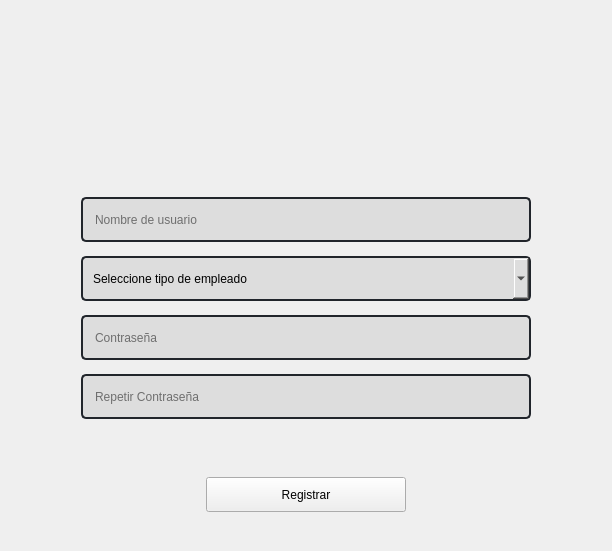
                     <widget class="QWidget" name="lytEmpleado">
                      <property name="styleSheet">
                       <string notr="true">QLineEdit {
	color: rgb(0, 0, 0);
	background-color: rgb(221, 221, 221);
	border-radius: 5px;
	border: 2px solid rgb(33, 37, 43);
	padding-left: 10px;
	selection-color: rgb(255, 255, 255);
	selection-background-color: rgb(237, 28, 40);
}
QLineEdit:hover {
	border: 2px solid rgb(64, 71, 88);
}
QLineEdit:focus {
	border: 2px solid rgb(237, 28, 40);
}

QComboBox{
	color: rgb(0, 0, 0);
	background-color: rgb(221, 221, 221);
	border-radius: 5px;
	border: 2px solid rgb(33, 37, 43);
	padding: 5px;
	padding-left: 10px;
}
QComboBox:hover{
	border: 2px solid rgb(64, 71, 88);
}
QComboBox::drop-down {
	subcontrol-origin: padding;
	subcontrol-position: top right;
	width: 25px; 
	border-left-width: 3px;
	border-left-color: rgba(39, 44, 54, 150);
	border-left-style: solid;
	border-top-right-radius: 3px;
	border-bottom-right-radius: 3px;	
	image: url(:/images/flecha-hacia-abajo.png);
	background-position: center;
	background-repeat: no-reperat;
 }
QComboBox QAbstractItemView {
	color: rgb(0, 0, 0);	
	background-color: rgb(221, 221, 221);
	padding: 10px;
	selection-background-color: rgb(39, 44, 54);
}

#pagesContainer QPushButton {
	border: 2px solid rgb(237, 28, 40);
	border-radius: 5px;	
	background-color: rgb(237, 28, 40);
	font: 12pt &quot;Montserrat&quot;;
}


#pagesContainer QPushButton:hover {
	background-color: rgb(238, 56, 67);
	border: 2px solid rgb(238, 56, 67);
}
#pagesContainer QPushButton:pressed {	
	background-color: rgb(237, 28, 40);
	border: 2px solid rgb(237, 28, 40);
}</string>
                      </property>
                      <layout class="QVBoxLayout" name="verticalLayout_41">
                       <item>
                        <layout class="QHBoxLayout" name="horizontalLayout_48">
                         <property name="topMargin">
                          <number>20</number>
                         </property>
                         <property name="bottomMargin">
                          <number>20</number>
                         </property>
                         <item>
                          <widget class="QLabel" name="lblLogoRegistro_2">
                           <property name="minimumSize">
                            <size>
                             <width>0</width>
                             <height>140</height>
                            </size>
                           </property>
                           <property name="maximumSize">
                            <size>
                             <width>400</width>
                             <height>140</height>
                            </size>
                           </property>
                           <property name="styleSheet">
                            <string notr="true">image: url(:/images/IMAGOTIPO.png);</string>
                           </property>
                           <property name="text">
                            <string/>
                           </property>
                           <property name="scaledContents">
                            <bool>false</bool>
                           </property>
                          </widget>
                         </item>
                        </layout>
                       </item>
                       <item>
                        <layout class="QVBoxLayout" name="verticalLayout_33">
                         <property name="spacing">
                          <number>0</number>
                         </property>
                         <item>
                          <layout class="QVBoxLayout" name="verticalLayout_34">
                           <property name="spacing">
                            <number>0</number>
                           </property>
                           <item>
                            <layout class="QHBoxLayout" name="horizontalLayout_30">
                             <property name="spacing">
                              <number>0</number>
                             </property>
                             <item>
                              <widget class="QLabel" name="label_25">
                               <property name="minimumSize">
                                <size>
                                 <width>70</width>
                                 <height>30</height>
                                </size>
                               </property>
                               <property name="maximumSize">
                                <size>
                                 <width>70</width>
                                 <height>30</height>
                                </size>
                               </property>
                               <property name="text">
                                <string/>
                               </property>
                               <property name="alignment">
                                <set>Qt::AlignRight|Qt::AlignTrailing|Qt::AlignVCenter</set>
                               </property>
                              </widget>
                             </item>
                             <item>
                              <widget class="QLineEdit" name="txtNombreEmpleado">
                               <property name="sizePolicy">
                                <sizepolicy hsizetype="Expanding" vsizetype="Minimum">
                                 <horstretch>0</horstretch>
                                 <verstretch>0</verstretch>
                                </sizepolicy>
                               </property>
                               <property name="minimumSize">
                                <size>
                                 <width>450</width>
                                 <height>45</height>
                                </size>
                               </property>
                               <property name="maximumSize">
                                <size>
                                 <width>450</width>
                                 <height>45</height>
                                </size>
                               </property>
                               <property name="inputMask">
                                <string/>
                               </property>
                               <property name="text">
                                <string/>
                               </property>
                               <property name="maxLength">
                                <number>100</number>
                               </property>
                               <property name="echoMode">
                                <enum>QLineEdit::Normal</enum>
                               </property>
                               <property name="dragEnabled">
                                <bool>false</bool>
                               </property>
                               <property name="placeholderText">
                                <string>Nombre de usuario</string>
                               </property>
                               <property name="cursorMoveStyle">
                                <enum>Qt::LogicalMoveStyle</enum>
                               </property>
                               <property name="clearButtonEnabled">
                                <bool>true</bool>
                               </property>
                              </widget>
                             </item>
                             <item>
                              <widget class="QLabel" name="label_26">
                               <property name="minimumSize">
                                <size>
                                 <width>70</width>
                                 <height>30</height>
                                </size>
                               </property>
                               <property name="maximumSize">
                                <size>
                                 <width>70</width>
                                 <height>30</height>
                                </size>
                               </property>
                               <property name="text">
                                <string/>
                               </property>
                              </widget>
                             </item>
                            </layout>
                           </item>
                           <item>
                            <layout class="QHBoxLayout" name="horizontalLayout_33">
                             <item>
                              <widget class="QLabel" name="lblNombre_2">
                               <property name="maximumSize">
                                <size>
                                 <width>450</width>
                                 <height>30</height>
                                </size>
                               </property>
                               <property name="text">
                                <string/>
                               </property>
                              </widget>
                             </item>
                            </layout>
                           </item>
                          </layout>
                         </item>
                         <item>
                          <layout class="QVBoxLayout" name="verticalLayout_36">
                           <property name="spacing">
                            <number>0</number>
                           </property>
                           <item>
                            <layout class="QHBoxLayout" name="horizontalLayout_36">
                             <property name="spacing">
                              <number>0</number>
                             </property>
                             <item>
                              <widget class="QLabel" name="label_7">
                               <property name="minimumSize">
                                <size>
                                 <width>70</width>
                                 <height>30</height>
                                </size>
                               </property>
                               <property name="maximumSize">
                                <size>
                                 <width>70</width>
                                 <height>30</height>
                                </size>
                               </property>
                               <property name="text">
                                <string/>
                               </property>
                               <property name="alignment">
                                <set>Qt::AlignRight|Qt::AlignTrailing|Qt::AlignVCenter</set>
                               </property>
                              </widget>
                             </item>
                             <item>
                              <widget class="QComboBox" name="cmbTipoEmpleado">
                               <property name="minimumSize">
                                <size>
                                 <width>450</width>
                                 <height>45</height>
                                </size>
                               </property>
                               <property name="maximumSize">
                                <size>
                                 <width>450</width>
                                 <height>45</height>
                                </size>
                               </property>
                               <property name="cursor">
                                <cursorShape>PointingHandCursor</cursorShape>
                               </property>
                               <property name="currentText">
                                <string/>
                               </property>
                               <property name="maxVisibleItems">
                                <number>3</number>
                               </property>
                               <property name="placeholderText">
                                <string>Seleccione tipo de empleado</string>
                               </property>
                              </widget>
                             </item>
                             <item>
                              <widget class="QLabel" name="label_27">
                               <property name="minimumSize">
                                <size>
                                 <width>70</width>
                                 <height>30</height>
                                </size>
                               </property>
                               <property name="maximumSize">
                                <size>
                                 <width>70</width>
                                 <height>30</height>
                                </size>
                               </property>
                               <property name="text">
                                <string/>
                               </property>
                              </widget>
                             </item>
                            </layout>
                           </item>
                           <item>
                            <layout class="QHBoxLayout" name="horizontalLayout_37">
                             <item>
                              <widget class="QLabel" name="lblCorreo_2">
                               <property name="maximumSize">
                                <size>
                                 <width>450</width>
                                 <height>30</height>
                                </size>
                               </property>
                               <property name="text">
                                <string/>
                               </property>
                              </widget>
                             </item>
                            </layout>
                           </item>
                          </layout>
                         </item>
                         <item>
                          <layout class="QVBoxLayout" name="verticalLayout_37">
                           <property name="spacing">
                            <number>0</number>
                           </property>
                           <item>
                            <layout class="QHBoxLayout" name="horizontalLayout_38">
                             <property name="spacing">
                              <number>0</number>
                             </property>
                             <item>
                              <widget class="QLabel" name="label_31">
                               <property name="minimumSize">
                                <size>
                                 <width>70</width>
                                 <height>30</height>
                                </size>
                               </property>
                               <property name="maximumSize">
                                <size>
                                 <width>70</width>
                                 <height>30</height>
                                </size>
                               </property>
                               <property name="text">
                                <string/>
                               </property>
                               <property name="alignment">
                                <set>Qt::AlignRight|Qt::AlignTrailing|Qt::AlignVCenter</set>
                               </property>
                              </widget>
                             </item>
                             <item>
                              <widget class="QLineEdit" name="txtContrasenaEmpleado">
                               <property name="sizePolicy">
                                <sizepolicy hsizetype="Expanding" vsizetype="Minimum">
                                 <horstretch>0</horstretch>
                                 <verstretch>0</verstretch>
                                </sizepolicy>
                               </property>
                               <property name="minimumSize">
                                <size>
                                 <width>450</width>
                                 <height>45</height>
                                </size>
                               </property>
                               <property name="maximumSize">
                                <size>
                                 <width>450</width>
                                 <height>45</height>
                                </size>
                               </property>
                               <property name="text">
                                <string/>
                               </property>
                               <property name="maxLength">
                                <number>100</number>
                               </property>
                               <property name="echoMode">
                                <enum>QLineEdit::Password</enum>
                               </property>
                               <property name="placeholderText">
                                <string>Contraseña</string>
                               </property>
                               <property name="clearButtonEnabled">
                                <bool>true</bool>
                               </property>
                              </widget>
                             </item>
                             <item>
                              <widget class="QLabel" name="label_28">
                               <property name="minimumSize">
                                <size>
                                 <width>70</width>
                                 <height>30</height>
                                </size>
                               </property>
                               <property name="maximumSize">
                                <size>
                                 <width>70</width>
                                 <height>30</height>
                                </size>
                               </property>
                               <property name="text">
                                <string/>
                               </property>
                              </widget>
                             </item>
                            </layout>
                           </item>
                           <item>
                            <layout class="QHBoxLayout" name="horizontalLayout_39">
                             <item>
                              <widget class="QLabel" name="lblTelefono_2">
                               <property name="maximumSize">
                                <size>
                                 <width>450</width>
                                 <height>30</height>
                                </size>
                               </property>
                               <property name="text">
                                <string/>
                               </property>
                              </widget>
                             </item>
                            </layout>
                           </item>
                          </layout>
                         </item>
                         <item>
                          <layout class="QVBoxLayout" name="verticalLayout_38">
                           <property name="spacing">
                            <number>0</number>
                           </property>
                           <item>
                            <layout class="QHBoxLayout" name="horizontalLayout_40">
                             <property name="spacing">
                              <number>0</number>
                             </property>
                             <item>
                              <widget class="QLabel" name="label_32">
                               <property name="minimumSize">
                                <size>
                                 <width>70</width>
                                 <height>30</height>
                                </size>
                               </property>
                               <property name="maximumSize">
                                <size>
                                 <width>70</width>
                                 <height>30</height>
                                </size>
                               </property>
                               <property name="text">
                                <string/>
                               </property>
                               <property name="alignment">
                                <set>Qt::AlignRight|Qt::AlignTrailing|Qt::AlignVCenter</set>
                               </property>
                              </widget>
                             </item>
                             <item>
                              <widget class="QLineEdit" name="txtRepetirContrasena">
                               <property name="sizePolicy">
                                <sizepolicy hsizetype="Expanding" vsizetype="Minimum">
                                 <horstretch>0</horstretch>
                                 <verstretch>0</verstretch>
                                </sizepolicy>
                               </property>
                               <property name="minimumSize">
                                <size>
                                 <width>450</width>
                                 <height>45</height>
                                </size>
                               </property>
                               <property name="maximumSize">
                                <size>
                                 <width>450</width>
                                 <height>45</height>
                                </size>
                               </property>
                               <property name="inputMethodHints">
                                <set>Qt::ImhDigitsOnly|Qt::ImhFormattedNumbersOnly|Qt::ImhHiddenText|Qt::ImhNoAutoUppercase|Qt::ImhNoPredictiveText|Qt::ImhPreferNumbers|Qt::ImhSensitiveData</set>
                               </property>
                               <property name="text">
                                <string/>
                               </property>
                               <property name="maxLength">
                                <number>100</number>
                               </property>
                               <property name="echoMode">
                                <enum>QLineEdit::Password</enum>
                               </property>
                               <property name="placeholderText">
                                <string>Repetir Contraseña</string>
                               </property>
                               <property name="clearButtonEnabled">
                                <bool>true</bool>
                               </property>
                              </widget>
                             </item>
                             <item>
                              <widget class="QLabel" name="label_33">
                               <property name="minimumSize">
                                <size>
                                 <width>70</width>
                                 <height>30</height>
                                </size>
                               </property>
                               <property name="maximumSize">
                                <size>
                                 <width>70</width>
                                 <height>30</height>
                                </size>
                               </property>
                               <property name="text">
                                <string/>
                               </property>
                              </widget>
                             </item>
                            </layout>
                           </item>
                           <item>
                            <layout class="QHBoxLayout" name="horizontalLayout_41">
                             <item>
                              <widget class="QLabel" name="lblEdad_2">
                               <property name="maximumSize">
                                <size>
                                 <width>450</width>
                                 <height>30</height>
                                </size>
                               </property>
                               <property name="text">
                                <string/>
                               </property>
                              </widget>
                             </item>
                            </layout>
                           </item>
                          </layout>
                         </item>
                         <item>
                          <layout class="QVBoxLayout" name="verticalLayout_39">
                           <property name="spacing">
                            <number>0</number>
                           </property>
                           <item>
                            <layout class="QHBoxLayout" name="horizontalLayout_42">
                             <property name="spacing">
                              <number>0</number>
                             </property>
                             <item>
                              <widget class="QLabel" name="label_56">
                               <property name="minimumSize">
                                <size>
                                 <width>70</width>
                                 <height>30</height>
                                </size>
                               </property>
                               <property name="maximumSize">
                                <size>
                                 <width>70</width>
                                 <height>30</height>
                                </size>
                               </property>
                               <property name="text">
                                <string/>
                               </property>
                               <property name="alignment">
                                <set>Qt::AlignRight|Qt::AlignTrailing|Qt::AlignVCenter</set>
                               </property>
                              </widget>
                             </item>
                             <item>
                              <widget class="QLabel" name="label_57">
                               <property name="minimumSize">
                                <size>
                                 <width>70</width>
                                 <height>30</height>
                                </size>
                               </property>
                               <property name="maximumSize">
                                <size>
                                 <width>70</width>
                                 <height>30</height>
                                </size>
                               </property>
                               <property name="text">
                                <string/>
                               </property>
                              </widget>
                             </item>
                            </layout>
                           </item>
                           <item>
                            <layout class="QHBoxLayout" name="horizontalLayout_43">
                             <item>
                              <widget class="QLabel" name="lblTipoMembresia_2">
                               <property name="maximumSize">
                                <size>
                                 <width>450</width>
                                 <height>30</height>
                                </size>
                               </property>
                               <property name="text">
                                <string/>
                               </property>
                               <property name="alignment">
                                <set>Qt::AlignCenter</set>
                               </property>
                              </widget>
                             </item>
                            </layout>
                           </item>
                          </layout>
                         </item>
                         <item>
                          <layout class="QHBoxLayout" name="horizontalLayout_44">
                           <property name="spacing">
                            <number>0</number>
                           </property>
                           <item>
                            <widget class="QPushButton" name="btnRegistroEmpleado">
                             <property name="minimumSize">
                              <size>
                               <width>0</width>
                               <height>35</height>
                              </size>
                             </property>
                             <property name="maximumSize">
                              <size>
                               <width>200</width>
                               <height>35</height>
                              </size>
                             </property>
                             <property name="cursor">
                              <cursorShape>PointingHandCursor</cursorShape>
                             </property>
                             <property name="styleSheet">
                              <string notr="true"/>
                             </property>
                             <property name="text">
                              <string>Registrar</string>
                             </property>
                            </widget>
                           </item>
                          </layout>
                         </item>
                         <item>
                          <layout class="QVBoxLayout" name="verticalLayout_40">
                           <property name="spacing">
                            <number>0</number>
                           </property>
                           <item>
                            <layout class="QHBoxLayout" name="horizontalLayout_45">
                             <item>
                              <widget class="QLabel" name="lblRegistrarEmpleado">
                               <property name="maximumSize">
                                <size>
                                 <width>400</width>
                                 <height>30</height>
                                </size>
                               </property>
                               <property name="text">
                                <string/>
                               </property>
                               <property name="alignment">
                                <set>Qt::AlignCenter</set>
                               </property>
                              </widget>
                             </item>
                            </layout>
                           </item>
                          </layout>
                         </item>
                         <item>
                          <layout class="QHBoxLayout" name="horizontalLayout_46"/>
                         </item>
                         <item>
                          <layout class="QHBoxLayout" name="horizontalLayout_47">
                           <item>
                            <widget class="QLabel" name="lblGuardar_2">
                             <property name="maximumSize">
                              <size>
                               <width>400</width>
                               <height>30</height>
                              </size>
                             </property>
                             <property name="text">
                              <string/>
                             </property>
                             <property name="alignment">
                              <set>Qt::AlignCenter</set>
                             </property>
                            </widget>
                           </item>
                          </layout>
                         </item>
                        </layout>
                       </item>
                      </layout>
                     </widget>
